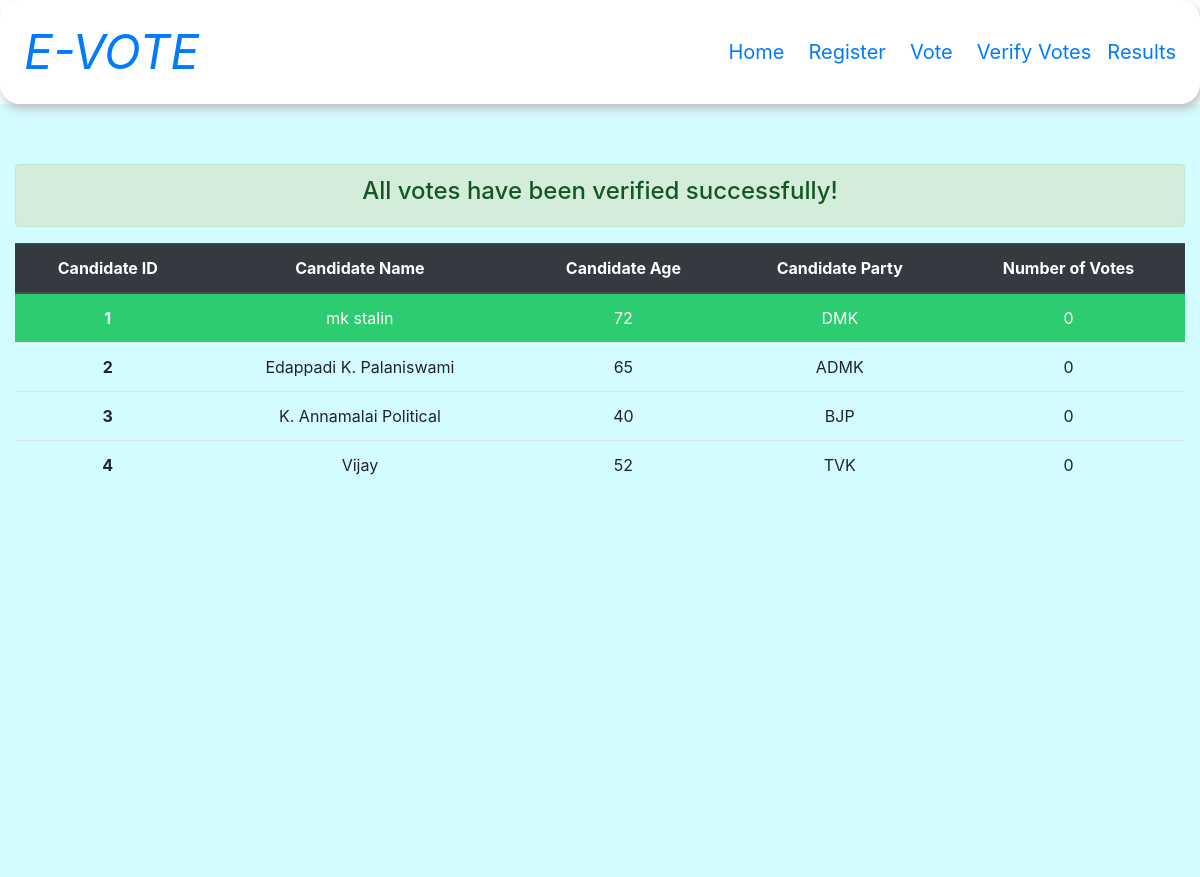
The app's page /results with its own data.
### poll/models.py (models this page shows, shortened)
class Candidate(models.Model):
    candidateID = models.IntegerField(primary_key=True)
    name = models.CharField(max_length=100)
    age = models.IntegerField(default=18)
    party = models.CharField(max_length=100)
    criminalRecords = models.BooleanField(default=False)
    count = models.IntegerField(default=0)

### poll/views.py (the view, shortened to what this page needs)
# urls.py: path('results', views.result, name='result'),
def result(request):
    time = get_vote_auth()
    if time[0].end<datetime.datetime.now(datetime.timezone.utc):
        if request.method == "GET":
            voteVerification = verifyVotes()
            if len(voteVerification):
                    return render(request, 'poll/verification.html', {'verification':"Verification failed.\
                    Votes have been tampered in following blocks --> {}. The authority \
                        will resolve the issue".format(voteVerification), 'error':True})
            vote_auth = models.VoteAuth.objects.get(username='admin')
            resultCalculated = vote_auth.resultCalculated
            context = {"candidates":models.Candidate.objects.order_by('count'), "winner":models.Candidate.objects.order_by('count').reverse()[0]}
            return render(request, 'poll/results.html', context)

### poll/views.py (called while the page is built, shortened)
def verifyVotes():
    block_count = models.Block.objects.count()
    tampered_block_list = []
    return tampered_block_list

### poll/xtra.py (called while the page is built)
def get_vote_auth():
    vote_auth = VoteAuth.objects.all()
    return vote_auth

### poll/templates/poll/results.html
{% extends 'poll/base.html' %}
{% block content %}
    <div class="alert alert-success text-center" role="alert">
        <h4 class="alert-heading">All votes have been verified successfully!</h4>
    </div>
    <table class="table table-hover text-center">
        <thead class="thead-dark">
            <tr>
                <th scope="col">Candidate ID</th>
                <th scope="col">Candidate Name</th>
                <th scope="col">Candidate Age</th>
                <th scope="col">Candidate Party</th>
                <th scope="col">Number of Votes</th>
            </tr>
        </thead>
        {% if candidates %}
        <tbody>
        {% for candidate in candidates %}
            <tr style="{% if candidate == winner %} background-color:#2ecc71; color:white; {% endif %}">
                <th scope="row">{{ candidate.candidateID }}</th>
                <td>{{ candidate.name }}</td>
                <td>{{ candidate.age }}</td>
                <td>{{ candidate.party }}</td>
                <td>{{ candidate.count }}</td>
            </tr>
        {% endfor %}
        </tbody>
    </table>
        {% else %}
        <p>No candidates yet</p>
        {% endif %}
{% endblock content %}

### poll/templates/poll/base.html (shortened to what this page needs)
<!DOCTYPE html>
<html lang="en">
<head>
    <link href="https://stackpath.bootstrapcdn.com/bootstrap/4.4.1/css/bootstrap.min.css" rel="stylesheet">
</head>
<body>
    <nav class='navbar navbar-expand-lg justify-content-between'>
        <a href="/admin" class="navbar-brand p-2" style="font-size: 4vw; font-style: italic;">E-VOTE</a>
        <ul class="navbar-nav ">
            <li class="nav-item mr-2">
                <a href="{% url 'home' %}" class="nav-link">Home</a>
            </li>
            <li class="nav-item mr-2">
                <a href="{% url 'face_register' %}" class="nav-link">Register</a>
            </li>
            <li class="nav-item mr-2">
                <a href="{% url 'login_user' %}" class="nav-link">Vote</a>
            </li>
            <li class="nav-item">
                <a href="{% url 'verify' %}" class="nav-link">Verify Votes</a>
            </li>
            <li class="nav-item">
                <a href="{% url 'result' %}" class="nav-link">Results</a>
            </li>
        </ul>
    </nav>
    <div class="container-fluid bg1">
                {% block content %}
                {% endblock %}
    </div>
</body>
</html>

### poll/templates/poll/base.html (style rules this page uses)
.bg1 { background-color: #d2fcff; padding-top: 5%; padding-bottom: 31%; }
.navbar { background-color: rgb(255, 255, 255); box-shadow: 2px 5px 10px #bfbfbf; border-radius: 20px; }
.nav-item { font-size: 20px; }

### records on screen
Candidate: candidateID "1", name "mk stalin", age "72", party "DMK", count "0"
Candidate: candidateID "2", name "Edappadi K. Palaniswami", age "65", party "ADMK", count "0"
Candidate: candidateID "3", name "K. Annamalai Political", age "40", party "BJP", count "0"
Candidate: candidateID "4", name "Vijay", age "52", party "TVK", count "0"
